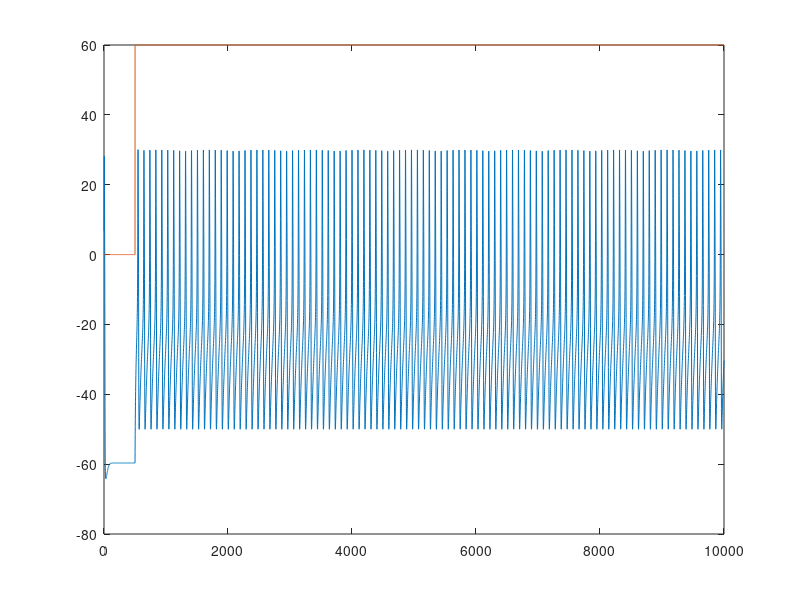

Here is the MATLAB script that generated this plot:
%Morris Lecar model 
%Written Stanislav Mircic
%2023 Backyard Brains

%Time step
dt = 1;

%calcium related
 eps = 0.07;
 kCa = 1.0;
 mu = 0.02;
 Ca = 0;

 %initial values 
 Iapp = 65;
 V = 0;
 n = 0;


%Reversal potentials
 ECa = 120; %mV
 EK = -84; %mV
 EL = -60; %mV
 Cm = 20; %microF/cm2



 gL = 2; %mS/cm2
 gK = 8;
 gCa = 4;
 gKCa = 0.75;

 V1 = -1.2;
 V2 = 18;
 
 
 %SNLC
 V3 = 12;
 V4 = 17.4;
 phi = 0.067;
 gCa = 4;
 

%  %Hopf
%  V3 = 2;
%  V4 = 30;
%  phi = 0.04;
%  gCa = 4.4;



%  %Homoclinic
%  V3 = 12;
%  V4 = 17.4;
%  phi = 0.23;
%  gCa = 4;
%  
 
 randomCurrent = 0;


 spike = false;
 photodiodeInputCurrent=0;



voltage = [];
input = [];
 for i=1:10000
    Iapp = 0;

    analogInput = 0;
    %get current from pot
    if(i>500)
%         if(mod(i,10000)<6000)
%             analogInput = 60;
%         else
%             analogInput = 0;
%         end
        analogInput = 60;
        
    end
    Iapp = Iapp + analogInput;
    input = [input analogInput];
    
    minf = 0.5*(1+tanh((V-V1)/V2));
    tau_n = 1.0/cosh((V-V3)/(2*V4));
    ninf = 0.5*(1+tanh((V-V3)/V4));
    
    z = Ca/(Ca+1);
    IKCa = gKCa*z*(V-EK);
    
    V = V + ((-gL*(V-EL) - gK*n*(V-EK) - gCa*minf*(V-ECa)-IKCa +Iapp)/Cm)*dt;
    n = n + phi*((ninf-n)/tau_n)*dt;
    
    Ca = Ca + eps*(-mu*(gCa*minf*(V-ECa))-kCa*Ca)*dt;
    
    voltage = [voltage V];
 end
 
plot(voltage)
hold on 
plot(input)